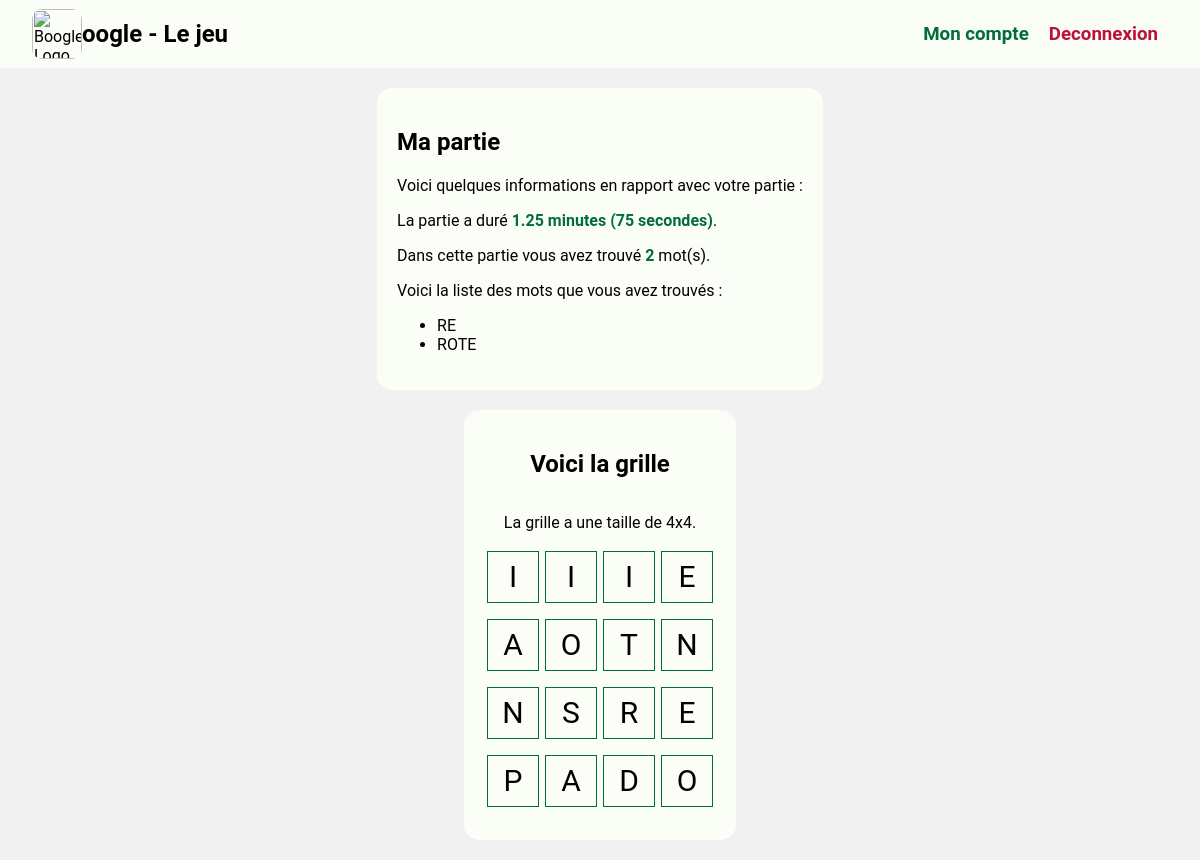
The page /partie.php?idPartie=e9bc5073427fe762c45205a8b534fa45 (signed in) on the database its author committed.
### tables this page shows
CREATE TABLE `proposemots` (
  `idUser` varchar(50) NOT NULL,
  `idPartie` varchar(50) NOT NULL,
  `MotsPropose` varchar(50) NOT NULL,
  `ScoreMots` varchar(50) DEFAULT NULL
);

CREATE TABLE `jouer` (
  `idUser` int(11) NOT NULL,
  `idPartie` varchar(50) NOT NULL
);

CREATE TABLE `partie` (
  `idPartie` varchar(50) NOT NULL,
  `NbMotsTrouves` varchar(50) DEFAULT NULL,
  `idVainqueur` varchar(50) DEFAULT NULL,
  `dimensionsGrille` varchar(10) NOT NULL,
  `Grille` longtext DEFAULT NULL CHECK (json_valid(`Grille`)),
  `NomDicoUtilise` varchar(50) DEFAULT NULL,
  `DateDebutPartie` datetime DEFAULT NULL,
  `DateFinPartie` datetime DEFAULT NULL,
  `idChat` varchar(50) DEFAULT NULL
);

### public/controller/Joueur.php (called while the page is built, shortened)
<?php
class Joueur
{
    public function __construct($idUser)
    {
        $this->idUser = $idUser;
        global $conn;
        $sql = "SELECT * FROM utilisateur WHERE idUser = :idUser";
        $stmt = $conn->prepare($sql);
        $stmt->execute(["idUser" => $this->idUser]);
        $result = $stmt->fetch();
    }
    public function getStatPartie($id_partie, $userId)
    {
        global $conn;
        $sql = "SELECT * FROM partie p, jouer j WHERE p.idPartie = j.idPartie AND j.idUser = ? AND p.idPartie = ?";
        $stmt = $conn->prepare($sql);
        $stmt->bindParam(1, $userId);
        $stmt->bindParam(2, $id_partie);
        try {
            $stmt->execute();
        } catch (PDOException $e) {
            echo $e->getMessage();
        }
        $result = $stmt->fetch();
        return $result;
    }
    public function getListMotsTrouves($id_partie, $idUser)
    {
        global $conn;
        $sql = "SELECT * FROM proposemots WHERE idPartie = ? AND idUser = ?";
        $stmt = $conn->prepare($sql);
        $stmt->bindParam(1, $id_partie);
        $stmt->bindParam(2, $idUser);
        try {
            $stmt->execute();
        } catch (PDOException $e) {
            echo $e->getMessage();
        }
        $result = $stmt->fetchAll();
        return $result;
    }
}

### public/partie.php (the view, shortened to what this page needs)
<?php
require_once("config/config.php");
require_once("controller/Joueur.php");
$joueur = new Joueur($_SESSION["idUser"]);
?>
<!DOCTYPE html>
<html lang="fr">
<head>
    <link rel="stylesheet" href="assets/styles/main.css">
</head>
<body>
    <?php require_once("include/nav_bar.html");
    $partie = $joueur->getStatPartie($_GET["idPartie"], $_SESSION["idUser"]);
    $motsTrouves = $joueur->getListMotsTrouves($_GET["idPartie"], $_SESSION["idUser"]);
    $nbMotsTrouves = count($motsTrouves);
    $dureePartie = date("U", strtotime($partie["DateFinPartie"])) - date("U", strtotime($partie["DateDebutPartie"]));
    $dureePartie = $dureePartie / 60;
    $dureePartie = round($dureePartie, 2);
    $dureePartie = $dureePartie . " minutes (" . $dureePartie * 60 . " secondes)";
    $grille = json_decode($partie["Grille"]);
    $nbCols = explode("x", $partie["dimensionsGrille"])[0];
    $nbRows = explode("x", $partie["dimensionsGrille"])[1];
    ?>
    <main class="flex-column">
        <section>
            <h1>Ma partie</h1>
            <p>Voici quelques informations en rapport avec votre partie :</p>
            <p>La partie a duré <span class="stat"><?php echo $dureePartie; ?></span>.</p>
            <p>Dans cette partie vous avez trouvé <span class="stat"><?php echo $nbMotsTrouves; ?></span> mot(s).</p>
            <p> Voici la liste des mots que vous avez trouvés : </p>
            <ul>
                <?php
                foreach ($motsTrouves as $mot) {
                    echo "<li>" . $mot["MotsPropose"] . "</li>";
                }
                ?>
        </section>
        <section id="grille-section" class="flex-column">
            <div id="grille" class= "flex-column">
                <?php
                echo "<h1>Voici la grille</h1>";
                echo "<p>La grille a une taille de " . $partie["dimensionsGrille"] . ".</p>";
                for ($row = 0; $row < $nbCols; $row++) {
                    echo "<div class='ligne'>";
                    for ($col = 0; $col < $nbRows; $col++) {
                        echo "<div class='case'>" . $grille[$row][$col] . "</div>";
                    }
                    echo "</div>";
                }
                ?>
            </div>
        </section>
    </main>
</body>
</html>

### public/assets/styles/main.css (style rules this page uses)
:root { --bg_color: #F1F1F1; --green: #006d3a; --blue: #00456d; --sub_blue: #006d8c; --white_sub: #e6e6e6; --yellow: #ceb307; --red: #bb113b; --white: #fbfdf7; --orange: #be7c00; --gray: #a9a9a9; }
body { background-color: var(--bg_color); font-family: 'Roboto', sans-serif; margin: 0; }
a { text-decoration: none; color: var(--green); }
.flex-column { display: flex; flex-direction: column; align-items: center; }
.flex-row { display: flex; flex-direction: row; align-items: center; }
main { margin-left: 5px; margin-right: 5px; }
nav { display: flex; justify-content: space-between; align-items: center; padding: 0 2rem; background-color: var(--white); margin-bottom: 20px; }
.left { display: flex; align-items: center; }
.right * { margin: 5px; }
.logout { color: var(--red) !important; }
nav img { width: 50px; height: 50px; border-radius: 10px; }
section { background-color: var(--white); width: fit-content; margin: 0 auto; padding: 20px; border-radius: 15px; margin-bottom: 20px; }
.ligne { margin-left: auto; margin-right: auto; margin-bottom: 10px; }
.case { display: inline-block; border: 1px solid var(--green); font-size: 30px; flex-direction: column; align-items: center; margin: 3px; line-height: 50px; width: 50px; height: 50px; text-align: center; }
#grille { user-select: none; }
.stat { color: var(--green); font-weight: bolder; }

### rows shown on the page
proposemots: MotsPropose "RE"
proposemots: MotsPropose "ROTE"
jouer: idPartie.dimensionsGrille "4x4", idPartie.Grille "I", idPartie.Grille "E", idPartie.Grille "A", idPartie.Grille "O", idPartie.Grille "T", idPartie.Grille "N", idPartie.Grille "S", idPartie.Grille "R", idPartie.Grille "P", idPartie.Grille "D"

### other values the page prints
$dureePartie "1.25 minutes (75 secondes)"
$nbMotsTrouves "2"
